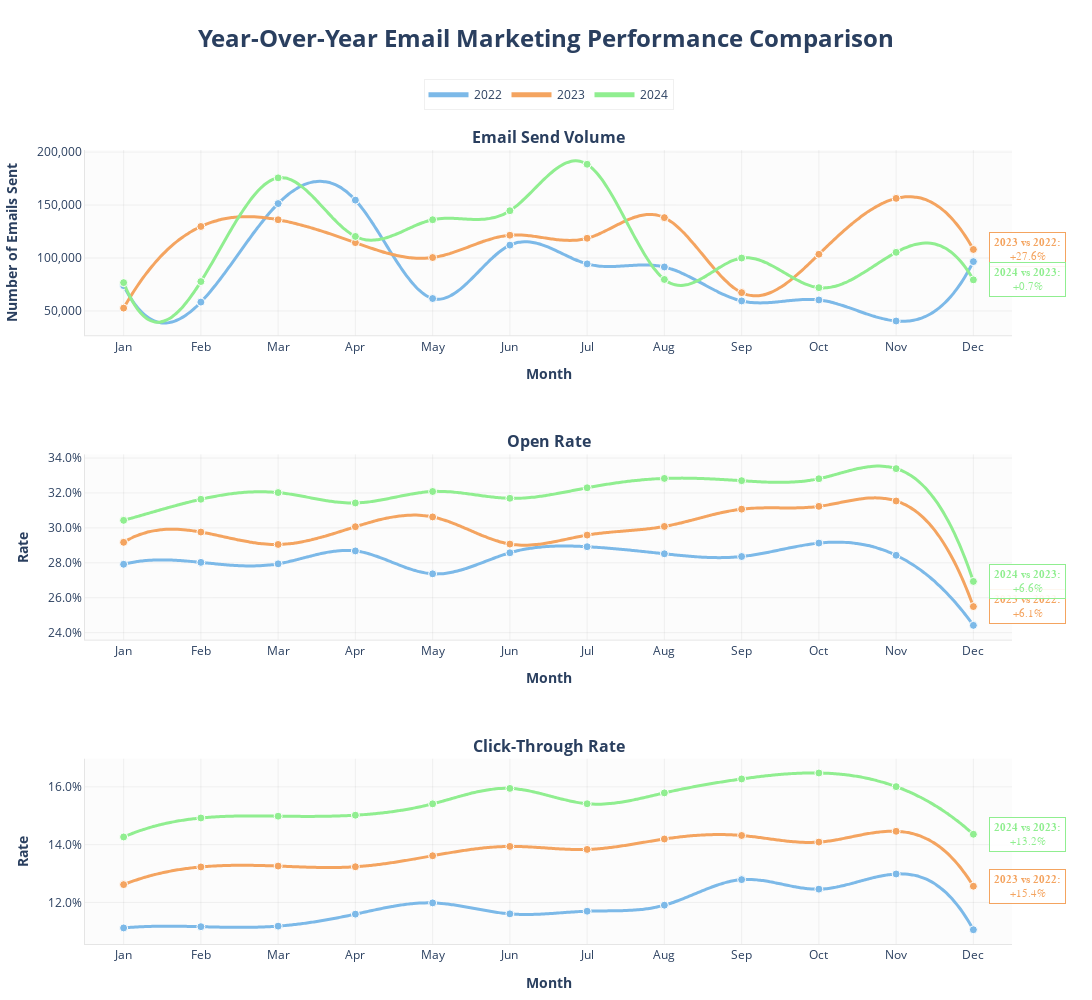

Notebook cell for this chart:
### Code cell
# Load and prepare data
def load_data():
    df = pd.read_csv('Felipe Chaves_TakeHome Exercise - Campaign_Performance.csv', 
                     parse_dates=['date_sent'])
    
    # Calculate metrics
    df['open_rate'] = df['n_open'] / df['n_sent']
    df['ctr'] = df['n_click'] / df['n_open']
    
    # Extract month for grouping
    df['month'] = df['date_sent'].dt.month
    df['year'] = df['date_sent'].dt.year
    
    return df

def smooth_data(x, y, smoothing_factor=300):
    """Create smoothed version of data using B-spline interpolation"""
    # Create a finer mesh for smoother curve
    x_smooth = np.linspace(min(x), max(x), smoothing_factor)
    
    # Fit spline
    try:
        spl = make_interp_spline(x, y, k=3)  # type: BSpline
        y_smooth = spl(x_smooth)
        
        # Ensure values stay within reasonable bounds
        if 'rate' in str(y.name).lower():
            y_smooth = np.clip(y_smooth, 0, 1)
        else:
            y_smooth = np.clip(y_smooth, 0, None)
            
        return x_smooth, y_smooth
    except:
        # Fallback to original data if smoothing fails
        return x, y

def create_yoy_comparison():
    # Load data
    df = load_data()
    
    # Calculate monthly aggregates for each year
    monthly_stats = df.groupby(['year', 'month']).agg({
        'n_sent': 'sum',
        'open_rate': 'mean',
        'ctr': 'mean'
    }).reset_index()
    
    # Create subplots with increased spacing
    fig = make_subplots(
        rows=3, cols=1,
        subplot_titles=(
            '<b>Email Send Volume</b>',
            '<b>Open Rate</b>',
            '<b>Click-Through Rate</b>'
        ),
        vertical_spacing=0.15,
        row_heights=[0.33, 0.33, 0.33]
    )
    
    # Updated colors for a more modern, softer look
    colors = {
        2022: '#7CB9E8',  # Soft blue
        2023: '#F4A460',  # Soft orange
        2024: '#90EE90'   # Soft green
    }
    
    # Add traces for each year
    for year in sorted(monthly_stats['year'].unique()):
        year_data = monthly_stats[monthly_stats['year'] == year]
        
        # Email Send Volume with smooth lines
        x_smooth, y_smooth = smooth_data(year_data['month'], year_data['n_sent'])
        fig.add_trace(
            go.Scatter(
                x=x_smooth,
                y=y_smooth,
                name=str(year),  # Simplified legend name
                line=dict(
                    color=colors[year],
                    width=3,
                    shape='spline',
                    smoothing=1.3
                ),
                hovertemplate=(
                    '<b>Month:</b> %{x:.0f}<br>'
                    '<b>Sends:</b> %{y:,.0f}<br>'
                    f'<b>Year:</b> {year}'
                ),
                legendgroup=str(year),  # Group by year
                showlegend=True  # Show legend for all years
            ),
            row=1, col=1
        )
        
        # Add original points as markers
        fig.add_trace(
            go.Scatter(
                x=year_data['month'],
                y=year_data['n_sent'],
                name=f'{year} (Actual)',
                mode='markers',
                marker=dict(
                    color=colors[year],
                    size=8,
                    symbol='circle',
                    line=dict(color='white', width=1)
                ),
                showlegend=False,
                hovertemplate=(
                    '<b>Month:</b> %{x}<br>'
                    '<b>Actual Sends:</b> %{y:,.0f}<br>'
                    f'<b>Year:</b> {year}'
                ),
                legendgroup=str(year)
            ),
            row=1, col=1
        )
        
        # Open Rate with smooth lines
        x_smooth, y_smooth = smooth_data(year_data['month'], year_data['open_rate'])
        fig.add_trace(
            go.Scatter(
                x=x_smooth,
                y=y_smooth,
                name=str(year),
                line=dict(
                    color=colors[year],
                    width=3,
                    shape='spline',
                    smoothing=1.3
                ),
                hovertemplate=(
                    '<b>Month:</b> %{x:.0f}<br>'
                    '<b>Open Rate:</b> %{y:.2%}<br>'
                    f'<b>Year:</b> {year}'
                ),
                legendgroup=str(year),
                showlegend=False
            ),
            row=2, col=1
        )
        
        # Add original points as markers for Open Rate
        fig.add_trace(
            go.Scatter(
                x=year_data['month'],
                y=year_data['open_rate'],
                name=f'{year} (Actual)',
                mode='markers',
                marker=dict(
                    color=colors[year],
                    size=8,
                    symbol='circle',
                    line=dict(color='white', width=1)
                ),
                showlegend=False,
                hovertemplate=(
                    '<b>Month:</b> %{x}<br>'
                    '<b>Actual Open Rate:</b> %{y:.2%}<br>'
                    f'<b>Year:</b> {year}'
                ),
                legendgroup=str(year)
            ),
            row=2, col=1
        )
        
        # CTR with smooth lines
        x_smooth, y_smooth = smooth_data(year_data['month'], year_data['ctr'])
        fig.add_trace(
            go.Scatter(
                x=x_smooth,
                y=y_smooth,
                name=str(year),
                line=dict(
                    color=colors[year],
                    width=3,
                    shape='spline',
                    smoothing=1.3
                ),
                hovertemplate=(
                    '<b>Month:</b> %{x:.0f}<br>'
                    '<b>CTR:</b> %{y:.2%}<br>'
                    f'<b>Year:</b> {year}'
                ),
                legendgroup=str(year),
                showlegend=False
            ),
            row=3, col=1
        )
        
        # Add original points as markers for CTR
        fig.add_trace(
            go.Scatter(
                x=year_data['month'],
                y=year_data['ctr'],
                name=f'{year} (Actual)',
                mode='markers',
                marker=dict(
                    color=colors[year],
                    size=8,
                    symbol='circle',
                    line=dict(color='white', width=1)
                ),
                showlegend=False,
                hovertemplate=(
                    '<b>Month:</b> %{x}<br>'
                    '<b>Actual CTR:</b> %{y:.2%}<br>'
                    f'<b>Year:</b> {year}'
                ),
                legendgroup=str(year)
            ),
            row=3, col=1
        )
    
    # Update layout with improved formatting and spacing
    fig.update_layout(
        title=dict(
            text='<b>Year-Over-Year Email Marketing Performance Comparison</b>',
            x=0.5,
            y=0.97,  # Moved title up slightly
            xanchor='center',
            yanchor='top',
            font=dict(size=24)
        ),
        showlegend=True,
        legend=dict(
            orientation="h",
            yanchor="bottom",
            y=1.05,  # Increased space between title and legend
            xanchor="center",
            x=0.5,
            bgcolor='rgba(255, 255, 255, 0.9)',
            bordercolor='rgba(240, 240, 240, 1)',  # Lighter border
            borderwidth=1,
            font=dict(size=12),
            itemsizing='constant',  # Ensure consistent legend item sizes
            itemwidth=40,  # Control legend item width
            itemclick=False,  # Disable item clicking
            itemdoubleclick=False  # Disable item double clicking
        ),
        height=1000,
        width=1200,
        template='plotly_white',
        paper_bgcolor='white',
        plot_bgcolor='rgba(250, 250, 250, 0.5)',  # Lighter background
        margin=dict(t=150, b=50, l=80, r=80)  # Increased top margin for legend
    )
    
    # Update axes with softer grid
    month_names = ['Jan', 'Feb', 'Mar', 'Apr', 'May', 'Jun', 
                  'Jul', 'Aug', 'Sep', 'Oct', 'Nov', 'Dec']
    
    for i in range(1, 4):
        # Update x-axes
        fig.update_xaxes(
            title_text="<b>Month</b>",
            ticktext=month_names,
            tickvals=list(range(1, 13)),
            tickangle=0,
            showgrid=True,
            gridwidth=1,
            gridcolor='rgba(128, 128, 128, 0.1)',  # Softer grid
            showline=True,
            linewidth=1,
            linecolor='rgba(0, 0, 0, 0.1)',  # Softer axis lines
            range=[0.5, 12.5],
            row=i,
            col=1
        )
        
        # Update y-axes
        if i == 1:
            fig.update_yaxes(
                title_text="<b>Number of Emails Sent</b>",
                tickformat=",",
                showgrid=True,
                gridwidth=1,
                gridcolor='rgba(128, 128, 128, 0.1)',  # Softer grid
                showline=True,
                linewidth=1,
                linecolor='rgba(0, 0, 0, 0.1)',  # Softer axis lines
                row=i,
                col=1
            )
        else:
            fig.update_yaxes(
                title_text="<b>Rate</b>",
                tickformat='.1%',
                showgrid=True,
                gridwidth=1,
                gridcolor='rgba(128, 128, 128, 0.1)',  # Softer grid
                showline=True,
                linewidth=1,
                linecolor='rgba(0, 0, 0, 0.1)',  # Softer axis lines
                row=i,
                col=1
            )
    
    # Update annotation style for a more modern look
    for metric in ['n_sent', 'open_rate', 'ctr']:
        for year in range(2023, 2025):
            prev_year_data = monthly_stats[monthly_stats['year'] == year-1]
            curr_year_data = monthly_stats[monthly_stats['year'] == year]
            
            if not prev_year_data.empty and not curr_year_data.empty:
                prev_year_avg = prev_year_data[metric].mean()
                curr_year_avg = curr_year_data[metric].mean()
                yoy_change = (curr_year_avg - prev_year_avg) / prev_year_avg * 100
                
                row = 1 if metric == 'n_sent' else 2 if metric == 'open_rate' else 3
                
                # Add annotation with softer styling
                fig.add_annotation(
                    x=12.2,
                    y=curr_year_data[metric].iloc[-1] if not curr_year_data.empty else 0,
                    text=f'<b>{year} vs {year-1}:</b><br>{yoy_change:+.1f}%',
                    showarrow=False,
                    xanchor='left',
                    yanchor='middle',
                    font=dict(
                        size=11,
                        color=colors[year],
                        family='Arial'
                    ),
                    bgcolor='rgba(255, 255, 255, 0.9)',
                    bordercolor=colors[year],
                    borderwidth=1,
                    borderpad=4,
                    row=row,
                    col=1
                )
    
    return fig

def main():
    # Create the visualization
    fig = create_yoy_comparison()
    
    # Show the plot
    fig.show()

if __name__ == "__main__":
    main()

### Figure 1 — Plotly figure (JSON) as saved in the notebook; plotly's stock layout.template omitted (floating-point values rounded to 4 significant figures; data arrays with more than 128 entries replaced by an {"elided": "..."} marker saying what was removed)
{"data": [{"hovertemplate": "<b>Month:</b> %{x:.0f}<br><b>Sends:</b> %{y:,.0f}<br><b>Year:</b> 2022", "legendgroup": "2022", "line": {"color": "#7CB9E8", "shape": "spline", "smoothing": 1.3, "width": 3}, "name": "2022", "showlegend": true, "type": "scatter", "x": {"elided": "300 float values"}, "xaxis": "x", "y": {"elided": "300 float values"}, "yaxis": "y"}, {"hovertemplate": "<b>Month:</b> %{x}<br><b>Actual Sends:</b> %{y:,.0f}<br><b>Year:</b> 2022", "legendgroup": "2022", "marker": {"color": "#7CB9E8", "line": {"color": "white", "width": 1}, "size": 8, "symbol": "circle"}, "mode": "markers", "name": "2022 (Actual)", "showlegend": false, "type": "scatter", "x": [1, 2, 3, 4, 5, 6, 7, 8, 9, 10, 11, 12], "xaxis": "x", "y": [73931, 58384, 151376, 154617, 61752, 112150, 94444, 91527, 59481, 60401, 40539, 96603], "yaxis": "y"}, {"hovertemplate": "<b>Month:</b> %{x:.0f}<br><b>Open Rate:</b> %{y:.2%}<br><b>Year:</b> 2022", "legendgroup": "2022", "line": {"color": "#7CB9E8", "shape": "spline", "smoothing": 1.3, "width": 3}, "name": "2022", "showlegend": false, "type": "scatter", "x": {"elided": "300 float values"}, "xaxis": "x2", "y": {"elided": "300 float values"}, "yaxis": "y2"}, {"hovertemplate": "<b>Month:</b> %{x}<br><b>Actual Open Rate:</b> %{y:.2%}<br><b>Year:</b> 2022", "legendgroup": "2022", "marker": {"color": "#7CB9E8", "line": {"color": "white", "width": 1}, "size": 8, "symbol": "circle"}, "mode": "markers", "name": "2022 (Actual)", "showlegend": false, "type": "scatter", "x": [1, 2, 3, 4, 5, 6, 7, 8, 9, 10, 11, 12], "xaxis": "x2", "y": [0.2792, 0.2802, 0.2794, 0.2868, 0.2737, 0.2857, 0.2892, 0.2852, 0.2836, 0.2913, 0.2843, 0.2442], "yaxis": "y2"}, {"hovertemplate": "<b>Month:</b> %{x:.0f}<br><b>CTR:</b> %{y:.2%}<br><b>Year:</b> 2022", "legendgroup": "2022", "line": {"color": "#7CB9E8", "shape": "spline", "smoothing": 1.3, "width": 3}, "name": "2022", "showlegend": false, "type": "scatter", "x": {"elided": "300 float values"}, "xaxis": "x3", "y": {"elided": "300 float values"}, "yaxis": "y3"}, {"hovertemplate": "<b>Month:</b> %{x}<br><b>Actual CTR:</b> %{y:.2%}<br><b>Year:</b> 2022", "legendgroup": "2022", "marker": {"color": "#7CB9E8", "line": {"color": "white", "width": 1}, "size": 8, "symbol": "circle"}, "mode": "markers", "name": "2022 (Actual)", "showlegend": false, "type": "scatter", "x": [1, 2, 3, 4, 5, 6, 7, 8, 9, 10, 11, 12], "xaxis": "x3", "y": [0.1112, 0.1116, 0.1118, 0.116, 0.1198, 0.1161, 0.117, 0.1191, 0.1279, 0.1246, 0.1298, 0.1106], "yaxis": "y3"}, {"hovertemplate": "<b>Month:</b> %{x:.0f}<br><b>Sends:</b> %{y:,.0f}<br><b>Year:</b> 2023", "legendgroup": "2023", "line": {"color": "#F4A460", "shape": "spline", "smoothing": 1.3, "width": 3}, "name": "2023", "showlegend": true, "type": "scatter", "x": {"elided": "300 float values"}, "xaxis": "x", "y": {"elided": "300 float values"}, "yaxis": "y"}, {"hovertemplate": "<b>Month:</b> %{x}<br><b>Actual Sends:</b> %{y:,.0f}<br><b>Year:</b> 2023", "legendgroup": "2023", "marker": {"color": "#F4A460", "line": {"color": "white", "width": 1}, "size": 8, "symbol": "circle"}, "mode": "markers", "name": "2023 (Actual)", "showlegend": false, "type": "scatter", "x": [1, 2, 3, 4, 5, 6, 7, 8, 9, 10, 11, 12], "xaxis": "x", "y": [52706, 129747, 136091, 114515, 100432, 121500, 118638, 138096, 67337, 103528, 156277, 108041], "yaxis": "y"}, {"hovertemplate": "<b>Month:</b> %{x:.0f}<br><b>Open Rate:</b> %{y:.2%}<br><b>Year:</b> 2023", "legendgroup": "2023", "line": {"color": "#F4A460", "shape": "spline", "smoothing": 1.3, "width": 3}, "name": "2023", "showlegend": false, "type": "scatter", "x": {"elided": "300 float values"}, "xaxis": "x2", "y": {"elided": "300 float values"}, "yaxis": "y2"}, {"hovertemplate": "<b>Month:</b> %{x}<br><b>Actual Open Rate:</b> %{y:.2%}<br><b>Year:</b> 2023", "legendgroup": "2023", "marker": {"color": "#F4A460", "line": {"color": "white", "width": 1}, "size": 8, "symbol": "circle"}, "mode": "markers", "name": "2023 (Actual)", "showlegend": false, "type": "scatter", "x": [1, 2, 3, 4, 5, 6, 7, 8, 9, 10, 11, 12], "xaxis": "x2", "y": [0.2917, 0.2976, 0.2905, 0.3007, 0.3063, 0.2907, 0.2959, 0.3008, 0.3107, 0.3123, 0.3154, 0.2549], "yaxis": "y2"}, {"hovertemplate": "<b>Month:</b> %{x:.0f}<br><b>CTR:</b> %{y:.2%}<br><b>Year:</b> 2023", "legendgroup": "2023", "line": {"color": "#F4A460", "shape": "spline", "smoothing": 1.3, "width": 3}, "name": "2023", "showlegend": false, "type": "scatter", "x": {"elided": "300 float values"}, "xaxis": "x3", "y": {"elided": "300 float values"}, "yaxis": "y3"}, {"hovertemplate": "<b>Month:</b> %{x}<br><b>Actual CTR:</b> %{y:.2%}<br><b>Year:</b> 2023", "legendgroup": "2023", "marker": {"color": "#F4A460", "line": {"color": "white", "width": 1}, "size": 8, "symbol": "circle"}, "mode": "markers", "name": "2023 (Actual)", "showlegend": false, "type": "scatter", "x": [1, 2, 3, 4, 5, 6, 7, 8, 9, 10, 11, 12], "xaxis": "x3", "y": [0.1262, 0.1323, 0.1326, 0.1323, 0.1362, 0.1394, 0.1383, 0.142, 0.1432, 0.1409, 0.1446, 0.1256], "yaxis": "y3"}, {"hovertemplate": "<b>Month:</b> %{x:.0f}<br><b>Sends:</b> %{y:,.0f}<br><b>Year:</b> 2024", "legendgroup": "2024", "line": {"color": "#90EE90", "shape": "spline", "smoothing": 1.3, "width": 3}, "name": "2024", "showlegend": true, "type": "scatter", "x": {"elided": "300 float values"}, "xaxis": "x", "y": {"elided": "300 float values"}, "yaxis": "y"}, {"hovertemplate": "<b>Month:</b> %{x}<br><b>Actual Sends:</b> %{y:,.0f}<br><b>Year:</b> 2024", "legendgroup": "2024", "marker": {"color": "#90EE90", "line": {"color": "white", "width": 1}, "size": 8, "symbol": "circle"}, "mode": "markers", "name": "2024 (Actual)", "showlegend": false, "type": "scatter", "x": [1, 2, 3, 4, 5, 6, 7, 8, 9, 10, 11, 12], "xaxis": "x", "y": [76737, 77769, 175647, 120344, 136112, 144628, 188471, 79735, 99947, 72013, 105340, 79398], "yaxis": "y"}, {"hovertemplate": "<b>Month:</b> %{x:.0f}<br><b>Open Rate:</b> %{y:.2%}<br><b>Year:</b> 2024", "legendgroup": "2024", "line": {"color": "#90EE90", "shape": "spline", "smoothing": 1.3, "width": 3}, "name": "2024", "showlegend": false, "type": "scatter", "x": {"elided": "300 float values"}, "xaxis": "x2", "y": {"elided": "300 float values"}, "yaxis": "y2"}, {"hovertemplate": "<b>Month:</b> %{x}<br><b>Actual Open Rate:</b> %{y:.2%}<br><b>Year:</b> 2024", "legendgroup": "2024", "marker": {"color": "#90EE90", "line": {"color": "white", "width": 1}, "size": 8, "symbol": "circle"}, "mode": "markers", "name": "2024 (Actual)", "showlegend": false, "type": "scatter", "x": [1, 2, 3, 4, 5, 6, 7, 8, 9, 10, 11, 12], "xaxis": "x2", "y": [0.3043, 0.3164, 0.3202, 0.3143, 0.3208, 0.3169, 0.323, 0.3283, 0.327, 0.3281, 0.3339, 0.2693], "yaxis": "y2"}, {"hovertemplate": "<b>Month:</b> %{x:.0f}<br><b>CTR:</b> %{y:.2%}<br><b>Year:</b> 2024", "legendgroup": "2024", "line": {"color": "#90EE90", "shape": "spline", "smoothing": 1.3, "width": 3}, "name": "2024", "showlegend": false, "type": "scatter", "x": {"elided": "300 float values"}, "xaxis": "x3", "y": {"elided": "300 float values"}, "yaxis": "y3"}, {"hovertemplate": "<b>Month:</b> %{x}<br><b>Actual CTR:</b> %{y:.2%}<br><b>Year:</b> 2024", "legendgroup": "2024", "marker": {"color": "#90EE90", "line": {"color": "white", "width": 1}, "size": 8, "symbol": "circle"}, "mode": "markers", "name": "2024 (Actual)", "showlegend": false, "type": "scatter", "x": [1, 2, 3, 4, 5, 6, 7, 8, 9, 10, 11, 12], "xaxis": "x3", "y": [0.1427, 0.1492, 0.1498, 0.1502, 0.1541, 0.1595, 0.1541, 0.1579, 0.1627, 0.1648, 0.1601, 0.1436], "yaxis": "y3"}], "layout": {"annotations": [{"font": {"size": 16}, "showarrow": false, "text": "<b>Email Send Volume</b>", "x": 0.5, "xanchor": "center", "xref": "paper", "y": 1, "yanchor": "bottom", "yref": "paper"}, {"font": {"size": 16}, "showarrow": false, "text": "<b>Open Rate</b>", "x": 0.5, "xanchor": "center", "xref": "paper", "y": 0.6167, "yanchor": "bottom", "yref": "paper"}, {"font": {"size": 16}, "showarrow": false, "text": "<b>Click-Through Rate</b>", "x": 0.5, "xanchor": "center", "xref": "paper", "y": 0.2333, "yanchor": "bottom", "yref": "paper"}, {"bgcolor": "rgba(255, 255, 255, 0.9)", "bordercolor": "#F4A460", "borderpad": 4, "borderwidth": 1, "font": {"color": "#F4A460", "family": "Arial", "size": 11}, "showarrow": false, "text": "<b>2023 vs 2022:</b><br>+27.6%", "x": 12.2, "xanchor": "left", "xref": "x", "y": 108041, "yanchor": "middle", "yref": "y"}, {"bgcolor": "rgba(255, 255, 255, 0.9)", "bordercolor": "#90EE90", "borderpad": 4, "borderwidth": 1, "font": {"color": "#90EE90", "family": "Arial", "size": 11}, "showarrow": false, "text": "<b>2024 vs 2023:</b><br>+0.7%", "x": 12.2, "xanchor": "left", "xref": "x", "y": 79398, "yanchor": "middle", "yref": "y"}, {"bgcolor": "rgba(255, 255, 255, 0.9)", "bordercolor": "#F4A460", "borderpad": 4, "borderwidth": 1, "font": {"color": "#F4A460", "family": "Arial", "size": 11}, "showarrow": false, "text": "<b>2023 vs 2022:</b><br>+6.1%", "x": 12.2, "xanchor": "left", "xref": "x2", "y": 0.2549, "yanchor": "middle", "yref": "y2"}, {"bgcolor": "rgba(255, 255, 255, 0.9)", "bordercolor": "#90EE90", "borderpad": 4, "borderwidth": 1, "font": {"color": "#90EE90", "family": "Arial", "size": 11}, "showarrow": false, "text": "<b>2024 vs 2023:</b><br>+6.6%", "x": 12.2, "xanchor": "left", "xref": "x2", "y": 0.2693, "yanchor": "middle", "yref": "y2"}, {"bgcolor": "rgba(255, 255, 255, 0.9)", "bordercolor": "#F4A460", "borderpad": 4, "borderwidth": 1, "font": {"color": "#F4A460", "family": "Arial", "size": 11}, "showarrow": false, "text": "<b>2023 vs 2022:</b><br>+15.4%", "x": 12.2, "xanchor": "left", "xref": "x3", "y": 0.1256, "yanchor": "middle", "yref": "y3"}, {"bgcolor": "rgba(255, 255, 255, 0.9)", "bordercolor": "#90EE90", "borderpad": 4, "borderwidth": 1, "font": {"color": "#90EE90", "family": "Arial", "size": 11}, "showarrow": false, "text": "<b>2024 vs 2023:</b><br>+13.2%", "x": 12.2, "xanchor": "left", "xref": "x3", "y": 0.1436, "yanchor": "middle", "yref": "y3"}], "height": 1000, "legend": {"bgcolor": "rgba(255, 255, 255, 0.9)", "bordercolor": "rgba(240, 240, 240, 1)", "borderwidth": 1, "font": {"size": 12}, "itemclick": false, "itemdoubleclick": false, "itemsizing": "constant", "itemwidth": 40, "orientation": "h", "x": 0.5, "xanchor": "center", "y": 1.05, "yanchor": "bottom"}, "margin": {"b": 50, "l": 80, "r": 80, "t": 150}, "paper_bgcolor": "white", "plot_bgcolor": "rgba(250, 250, 250, 0.5)", "showlegend": true, "title": {"font": {"size": 24}, "text": "<b>Year-Over-Year Email Marketing Performance Comparison</b>", "x": 0.5, "xanchor": "center", "y": 0.97, "yanchor": "top"}, "width": 1200, "xaxis": {"anchor": "y", "domain": [0, 1], "gridcolor": "rgba(128, 128, 128, 0.1)", "gridwidth": 1, "linecolor": "rgba(0, 0, 0, 0.1)", "linewidth": 1, "range": [0.5, 12.5], "showgrid": true, "showline": true, "tickangle": 0, "ticktext": ["Jan", "Feb", "Mar", "Apr", "May", "Jun", "Jul", "Aug", "Sep", "Oct", "Nov", "Dec"], "tickvals": [1, 2, 3, 4, 5, 6, 7, 8, 9, 10, 11, 12], "title": {"text": "<b>Month</b>"}}, "xaxis2": {"anchor": "y2", "domain": [0, 1], "gridcolor": "rgba(128, 128, 128, 0.1)", "gridwidth": 1, "linecolor": "rgba(0, 0, 0, 0.1)", "linewidth": 1, "range": [0.5, 12.5], "showgrid": true, "showline": true, "tickangle": 0, "ticktext": ["Jan", "Feb", "Mar", "Apr", "May", "Jun", "Jul", "Aug", "Sep", "Oct", "Nov", "Dec"], "tickvals": [1, 2, 3, 4, 5, 6, 7, 8, 9, 10, 11, 12], "title": {"text": "<b>Month</b>"}}, "xaxis3": {"anchor": "y3", "domain": [0, 1], "gridcolor": "rgba(128, 128, 128, 0.1)", "gridwidth": 1, "linecolor": "rgba(0, 0, 0, 0.1)", "linewidth": 1, "range": [0.5, 12.5], "showgrid": true, "showline": true, "tickangle": 0, "ticktext": ["Jan", "Feb", "Mar", "Apr", "May", "Jun", "Jul", "Aug", "Sep", "Oct", "Nov", "Dec"], "tickvals": [1, 2, 3, 4, 5, 6, 7, 8, 9, 10, 11, 12], "title": {"text": "<b>Month</b>"}}, "yaxis": {"anchor": "x", "domain": [0.7667, 1], "gridcolor": "rgba(128, 128, 128, 0.1)", "gridwidth": 1, "linecolor": "rgba(0, 0, 0, 0.1)", "linewidth": 1, "showgrid": true, "showline": true, "tickformat": ",", "title": {"text": "<b>Number of Emails Sent</b>"}}, "yaxis2": {"anchor": "x2", "domain": [0.3833, 0.6167], "gridcolor": "rgba(128, 128, 128, 0.1)", "gridwidth": 1, "linecolor": "rgba(0, 0, 0, 0.1)", "linewidth": 1, "showgrid": true, "showline": true, "tickformat": ".1%", "title": {"text": "<b>Rate</b>"}}, "yaxis3": {"anchor": "x3", "domain": [0, 0.2333], "gridcolor": "rgba(128, 128, 128, 0.1)", "gridwidth": 1, "linecolor": "rgba(0, 0, 0, 0.1)", "linewidth": 1, "showgrid": true, "showline": true, "tickformat": ".1%", "title": {"text": "<b>Rate</b>"}}}}
